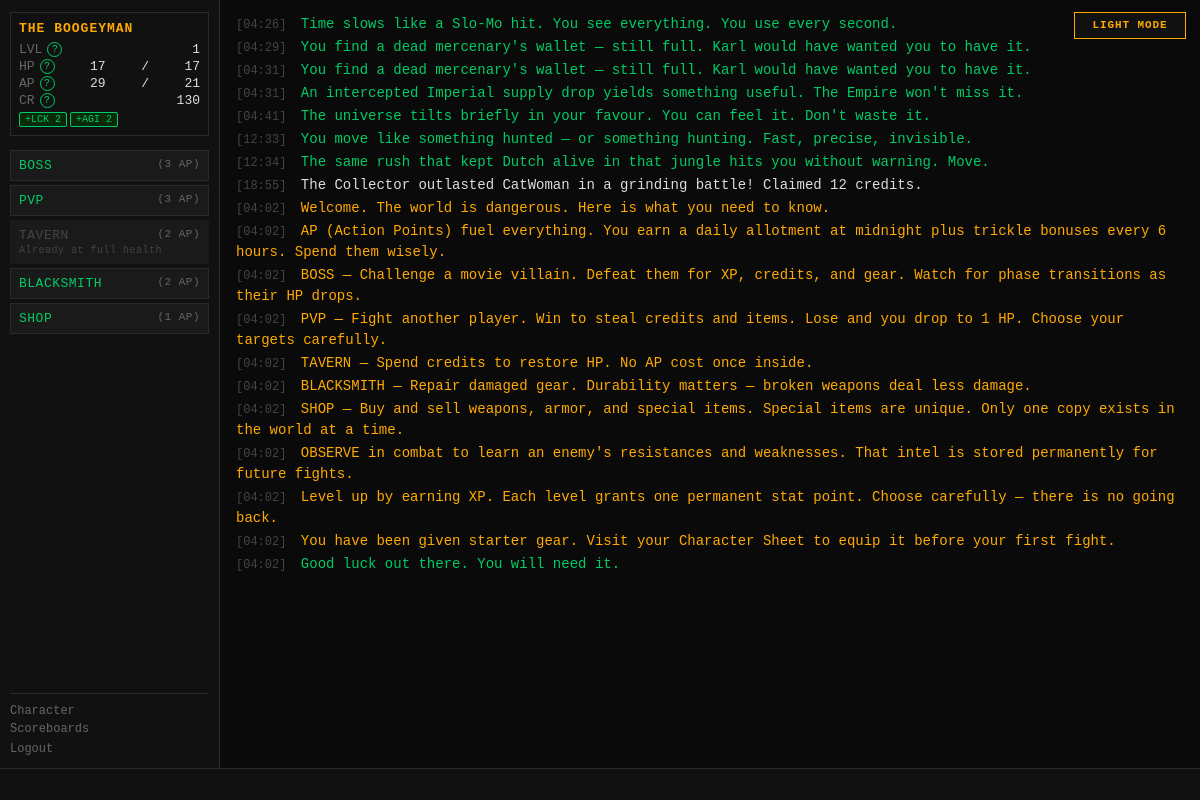
The app's page / (signed in), older data.
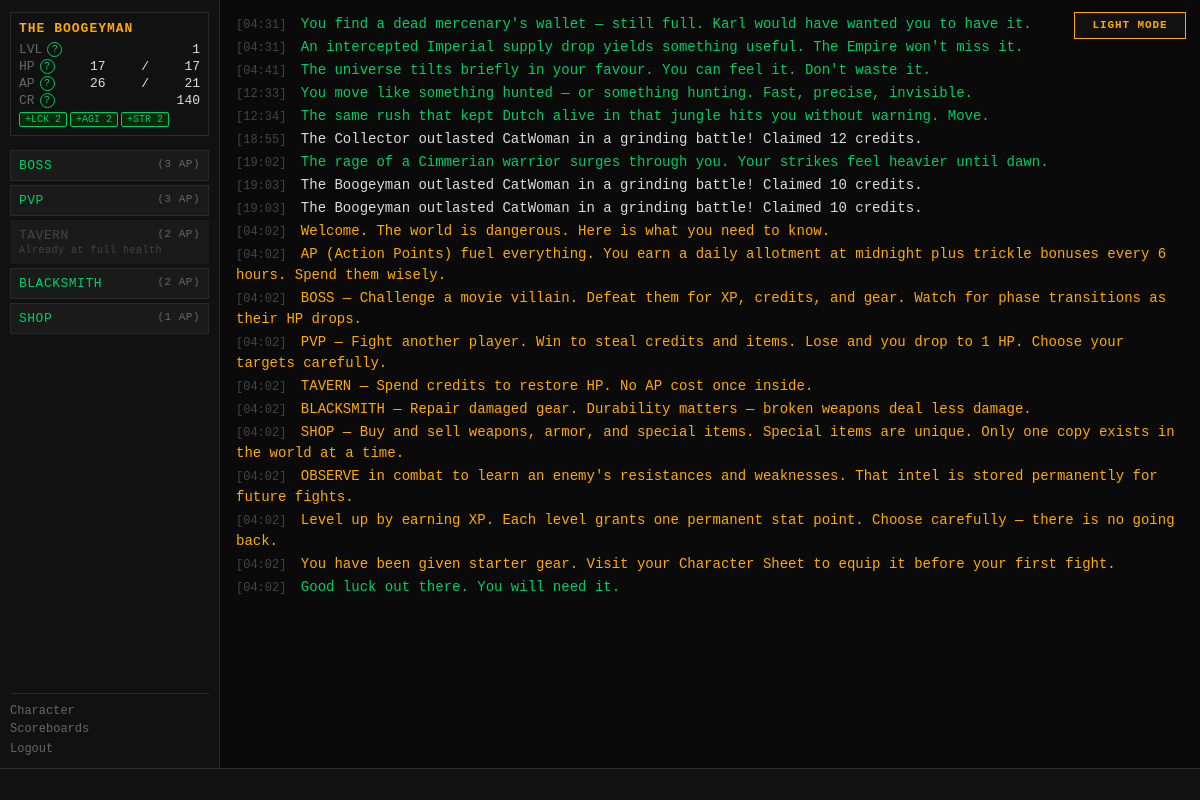
The same page, newer data.
### tables this page shows
CREATE TABLE players (
    id                  INTEGER PRIMARY KEY AUTOINCREMENT,
    username            TEXT    UNIQUE NOT NULL,
    password_hash       TEXT    NOT NULL,
    email               TEXT    UNIQUE NOT NULL,
    character_name      TEXT    NOT NULL,
    sex                 TEXT    NOT NULL,
    class_id            INTEGER REFERENCES classes(id),
    str_stat            INTEGER NOT NULL DEFAULT 1,
    end_stat            INTEGER NOT NULL DEFAULT 1,
    agi_stat            INTEGER NOT NULL DEFAULT 1,
    lck_stat            INTEGER NOT NULL DEFAULT 1,
    per_stat            INTEGER NOT NULL DEFAULT 1,
    level               INTEGER NOT NULL DEFAULT 1,
    xp                  INTEGER NOT NULL DEFAULT 0,
    current_hp          INTEGER NOT NULL,
    current_ap          INTEGER NOT NULL,
    credits             INTEGER NOT NULL DEFAULT 25,
    equipped_weapon_id  INTEGER REFERENCES inventory_items(id),
    equipped_armor_id   INTEGER REFERENCES inventory_items(id),
    equipped_special_id INTEGER REFERENCES inventory_items(id),
    in_combat           INTEGER NOT NULL DEFAULT 0,
    pending_levelup     INTEGER NOT NULL DEFAULT 0,
    combat_preference   TEXT    NOT NULL DEFAULT "Balanced",
    is_banned           INTEGER NOT NULL DEFAULT 0,
    last_login_at       TEXT,
    created_at          TEXT    NOT NULL DEFAULT (datetime('now'))
, retired_at TEXT);

CREATE TABLE daily_feed (
    id                INTEGER PRIMARY KEY AUTOINCREMENT,
    feed_scope        TEXT    NOT NULL,
    player_id         INTEGER REFERENCES players(id),
    flavor_text       TEXT    NOT NULL,
    event_category    TEXT    NOT NULL,
    combat_session_id INTEGER REFERENCES combat_sessions(id),
    occurred_at       TEXT    NOT NULL DEFAULT (datetime('now'))
);

### routes/dashboard.py (the view)
@bp.route('/')
def index():
    player   = g.player
    settings = get_all_settings()
    history_count = settings.get('TERMINAL_HISTORY_ENTRIES', cfg.TERMINAL_HISTORY_ENTRIES)
    terminal_history = execute(
        '''SELECT flavor_text, event_category, occurred_at, combat_session_id
           FROM daily_feed
           WHERE player_id = ? OR feed_scope = 'GLOBAL'
           ORDER BY occurred_at DESC
           LIMIT ?''',
        (player['id'], history_count)
    )
    terminal_history = list(reversed(terminal_history))
    button_states = _get_button_states(player, settings)
    now_iso = datetime.utcnow().isoformat()
    active_effects = execute(
        "SELECT effect_type, value FROM status_effects WHERE player_id = ?", (player["id"],)
    )
    label_map = {
        "STAT_BOOST_STR": "+STR", "STAT_BOOST_END": "+END", "STAT_BOOST_AGI": "+AGI",
        "STAT_BOOST_LCK": "+LCK", "STAT_BOOST_PER": "+PER", "STAT_BOOST_INITIATIVE": "+INIT",
        "STAT_PENALTY_STR": "-STR", "STAT_PENALTY_END": "-END", "STAT_PENALTY_AGI": "-AGI",
        "STAT_PENALTY_LCK": "-LCK", "STAT_PENALTY_PER": "-PER", "STAT_PENALTY_INITIATIVE": "-INIT",
        "CURSED": "CURSED",
    }
    effect_labels = [
        f"{label_map.get(e['effect_type'], e['effect_type'])} {int(abs(e['value']))}"
        for e in active_effects
    ]
    return render_template(
        'dashboard.html',
        terminal_history=terminal_history,
        button_states=button_states,
        blackout=g.get('blackout', False),
        now_iso=now_iso,
        effect_labels=effect_labels,
    )

### app.py (called while the page is built)
def _context_processor() -> dict:
    player = g.get("player")
    if not player:
        return {}
    return {"player": player, "settings": get_all_settings()}

def _check_auth():
    if request.endpoint in _AUTH_EXEMPT:
        return None
    if not session.get("player_id"):
        return redirect(url_for("auth.login"))
    return None

def _load_player():
    player_id = session.get("player_id")
    if not player_id:
        return None
    player = get_player(player_id)
    if player is None:
        session.clear()
        return redirect(url_for("auth.login"))
    g.player = player
    return None

def _check_levelup():
    if request.endpoint in _LEVELUP_EXEMPT:
        return None
    player = g.get("player")
    if player and player.get("pending_levelup") and not player.get("in_combat"):
        return redirect(url_for("auth.levelup"))
    return None

def _set_blackout_flag():
    settings = get_all_settings()
    blackout_mins = settings.get("MIDNIGHT_BLACKOUT_MINUTES", cfg.MIDNIGHT_BLACKOUT_MINUTES)
    now = datetime.now(timezone.utc)
    minutes_to_midnight = (24 * 60) - (now.hour * 60 + now.minute)
    g.blackout = (minutes_to_midnight <= blackout_mins)

### templates/dashboard.html (shortened to what this page needs)
{% extends "base.html" %}
{% block content %}
<div id="terminal" role="log" aria-live="polite">
    {% for entry in terminal_history %}
        <div class="term-line term-{{ entry.event_category|lower }}">
            <span class="term-ts">[{{ entry.occurred_at[11:16] }}]</span>
            {{ entry.flavor_text }}
        </div>
    {% endfor %}
</div>
{% endblock %}

### templates/base.html (shortened to what this page needs)
<!DOCTYPE html>
<html lang="en">
<head>
<link rel="stylesheet" href="{{ url_for('static', filename='style.css') }}">
</head>
<body class="{{ 'authenticated' if player else 'auth-page' }} {% block body_class %}{% endblock %}">
<button id="theme-toggle" type="button" aria-label="Switch color theme" aria-pressed="false">
</button>
{% if player %}
<div id="left-col">
    <div id="status-block">
        <div class="status-name">{{ player.character_name }}</div>
        <div class="status-line">
            <span class="label">LVL</span>
            <span id="status-level">{{ player.level }}</span>
        </div>
        <div class="status-line">
            <span class="label">HP</span>
            <span id="status-hp">{{ player.current_hp }}</span>/<span id="status-maxhp">{{ player.max_hp }}</span>
        </div>
        <div class="status-line">
            <span class="label">AP</span>
            <span id="status-ap">{{ player.current_ap }}</span>/<span id="status-maxap">{{ player.max_ap }}</span>
        </div>
        <div class="status-line">
            <span class="label">CR</span>
            <span id="status-credits">{{ player.credits }}</span>
        </div>
        {% if effect_labels is defined and effect_labels %}
        <div class="status-effects">
            {% for label in effect_labels %}
            <span class="effect-tag {{ 'effect-good' if label.startswith('+') else 'effect-bad' }}">{{ label }}</span>
            {% endfor %}
        </div>
        {% endif %}
    </div>
    <div id="action-buttons">
        {% if button_states is defined %}
            {% set action_endpoints = {
                'boss': 'actions.action_boss',
                'pvp': 'actions.action_pvp',
                'tavern': 'actions.action_tavern',
                'blacksmith': 'blacksmith.index',
                'shop': 'shop.index'
            } %}
            {% for action, state in button_states.items() %}
                {% if state.enabled %}
                    {% if action in ('blacksmith', 'shop') %}
                    <a class="action-btn action-link" href="{{ url_for(action_endpoints[action]) }}">
                        {{ action|upper }} <span class="ap-cost">({{ state.ap_cost }} AP)</span>
                    </a>
                    {% else %}
                    <form class="terminal-action" action="{{ url_for(action_endpoints[action]) }}" method="POST">
                    <button type="submit" class="action-btn">
                        {{ action|upper }} <span class="ap-cost">({{ state.ap_cost }} AP)</span>
                    </button>
                    </form>
                    {% endif %}
                {% else %}
                <button class="action-btn disabled" title="{{ state.reason }}" disabled>
                    {{ action|upper }} <span class="ap-cost">({{ state.ap_cost }} AP)</span>
                    <span class="btn-reason">{{ state.reason }}</span>
                </button>
                {% endif %}
            {% endfor %}
        {% endif %}
    </div>
    <nav id="left-nav">
        <a href="{{ url_for('character.index') }}">Character</a>
        <a href="{{ url_for('scoreboards.index') }}">Scoreboards</a>
        <form action="{{ url_for('auth.logout') }}" method="POST" style="margin:0">
            <button type="submit" class="nav-link-btn">Logout</button>
        </form>
    </nav>
</div>
{% endif %}
<div id="main">
    {% block content %}{% endblock %}
</div>
{% if player %}
<div id="ticker-wrap">
    <div id="ticker">
    </div>
</div>
{% endif %}
</body>
</html>

Row changes from the older to the newer data that the page shows:
no longer on this page (row unchanged): daily_feed: occurred_at "04:26", flavor_text "Time slows like a Slo-Mo hit. You see everything. You use every second.", event_category "RANDOM_EVENT" (drawn)
no longer on this page (row unchanged): daily_feed: occurred_at "04:29", flavor_text "You find a dead mercenary's wallet — still full. Karl would have wanted you to have it.", event_category "RANDOM_EVENT" (drawn)
changed players "THE BOOGEYMAN": current_ap "29" → "26"; credits "130" → "140"
added daily_feed: occurred_at "19:02", flavor_text "The rage of a Cimmerian warrior surges through you. Your strikes feel heavier until dawn.", event_category "RANDOM_EVENT" (drawn)
added daily_feed: occurred_at "19:03", flavor_text "The Boogeyman outlasted CatWoman in a grinding battle! Claimed 10 credits.", event_category "COMBAT" (drawn)
added daily_feed: occurred_at "19:03", flavor_text "The Boogeyman outlasted CatWoman in a grinding battle! Claimed 10 credits.", event_category "COMBAT" (drawn)
Text that changed along with them:
new list line: "+STR 2"
